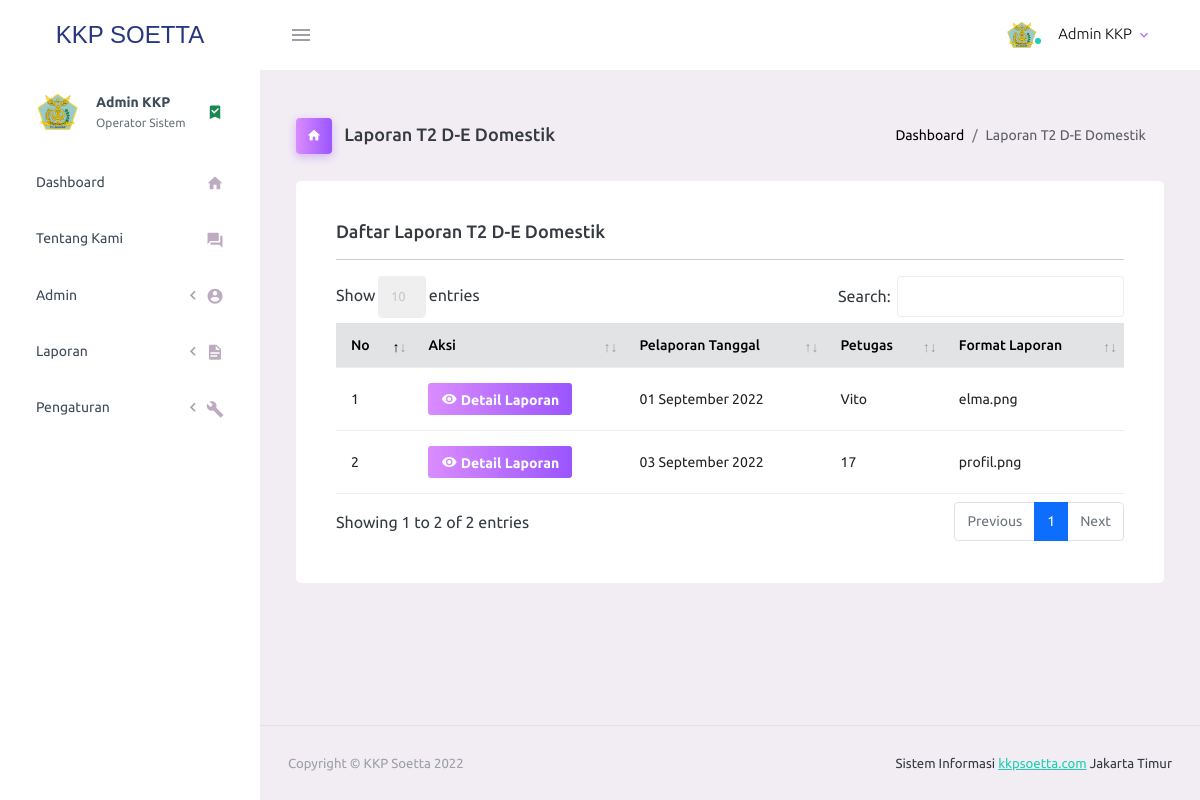
Screenshot of /admin/t2DEDomestik.php (signed in) with the database file from the repository.
### tables this page shows
CREATE TABLE `laporant2dedomestik` (
  `id_laporanT2DEDomestik` bigint(20) NOT NULL,
  `tgl_lapor` date NOT NULL,
  `kedatanganFlight` bigint(20) NOT NULL,
  `paxKedatangan_flight` bigint(20) NOT NULL,
  `personilKedatangan_flight` bigint(20) NOT NULL,
  `keberangkatanFlight` bigint(20) NOT NULL,
  `paxKeberangkatan_flight` bigint(20) NOT NULL,
  `personilKeberangkatan_flight` bigint(20) NOT NULL,
  `validasiManual` bigint(20) NOT NULL,
  `rincianValidasi_manual` bigint(20) NOT NULL,
  `validasiPeduli_lindungi` bigint(20) NOT NULL,
  `berobatKlinik` bigint(20) NOT NULL,
  `LTHamil` bigint(20) NOT NULL,
  `LTUmum` bigint(20) NOT NULL,
  `TLTHamil` bigint(20) NOT NULL,
  `TLTUmum` bigint(20) NOT NULL,
  `rujuk` bigint(20) NOT NULL,
  `laporanNotif_penemuanKasusCOVID` mediumtext NOT NULL,
  `petugas` mediumtext NOT NULL,
  `relawanPagi` mediumtext NOT NULL,
  `relawanMalam` mediumtext NOT NULL,
  `laporanKeterangan_tambahan` mediumtext NOT NULL,
  `formatLaporan` varchar(500) NOT NULL
);

### admin/t2DEDomestik.php (the view, shortened to what this page needs)
<?php
include '../koneksi.php';
?>
<!DOCTYPE html>
<html lang="en">
<head>
    <link rel="stylesheet" href="assets/vendors/mdi/css/materialdesignicons.min.css">
    <link rel="stylesheet" href="assets/vendors/css/vendor.bundle.base.css">
    <link rel="stylesheet" href="assets/css/style.css">
    <link rel="stylesheet" href="plugins/datatables-bs4/css/dataTables.bootstrap4.min.css">
    <link rel="stylesheet" href="plugins/datatables-responsive/css/responsive.bootstrap4.min.css">
    <link rel="stylesheet" href="plugins/datatables-buttons/css/buttons.bootstrap4.min.css">
</head>
<body>
    <div class="container-scroller">
        <?php include 'navTop.php'; ?>
        <div class="container-fluid page-body-wrapper">
            <?php include 'navSide.php'; ?>
            <div class="main-panel">
                <div class="content-wrapper">
                    <div class="page-header">
                        <h3 class="page-title">
                            <span class="page-title-icon bg-gradient-primary text-white me-2">
                                <i class="mdi mdi-home"></i>
                            </span> Laporan T2 D-E Domestik
                        </h3>
                        <nav aria-label="breadcrumb">
                            <ol class="breadcrumb">
                                <li class="breadcrumb-item"><a href="index.php">Dashboard</a></li>
                                <li class="breadcrumb-item active" aria-current="page">Laporan T2 D-E Domestik</li>
                            </ol>
                        </nav>
                    </div>
                    <div class="card">
                        <div class="card-body">
                            <h4 class="card-title">Daftar Laporan T2 D-E Domestik</h4>
                            <hr>
                            <div class="table-responsive">
                                <table id="example1" class="table table-hover">
                                    <thead class="table-secondary">
                                        <tr>
                                            <th>No</th>
                                            <th>Aksi</th>
                                            <th>Pelaporan Tanggal</th>
                                            <th>Petugas</th>
                                            <th>Format Laporan</th>
                                        </tr>
                                    </thead>
                                    <tbody>
                                        <?php $nomor = 1; ?>
                                        <?php $ambil = mysqli_query($koneksi, "SELECT * FROM laporanT2DEDomestik"); ?>
                                        <?php while ($data = $ambil->fetch_assoc()) { ?>
                                            <tr>
                                                <td><?= $nomor; ?></td>
                                                <td>
                                                    <a href="" class="btn btn-sm btn-gradient-primary" data-toggle="modal" data-target="#Detail<?= $data['id_laporanT2DEDomestik']; ?>" title="Detail Laporan"><i class="mdi mdi-eye"></i> Detail Laporan</a>
                                                </td>
                                                <td><?= date("d F Y", strtotime($data['tgl_lapor'])) ?></td>
                                                <td><?= $data['petugas']; ?></td>
                                                <td><?= $data['formatLaporan']; ?></td>
                                            </tr>
                                            <?php $nomor++; ?>
                                        <?php } ?>
                                    </tbody>
                                </table>
                            </div>
                        </div>
                    </div>
                </div>
                <?php include 'footer.php'; ?>
            </div>
        </div>
    </div>
</body>
</html>

### admin/t2DEDomestik.php (style rules this page uses)
nav .breadcrumb .breadcrumb-item a { text-decoration: none !important; color: #000; }

### rows the page displays
laporant2dedomestik: tgl_lapor "01 September 2022", petugas "Vito", formatLaporan "elma.png"
laporant2dedomestik: tgl_lapor "03 September 2022", petugas "17", formatLaporan "profil.png"

### other values shown
$_SESSION['admin']['username'] "Admin KKP"
